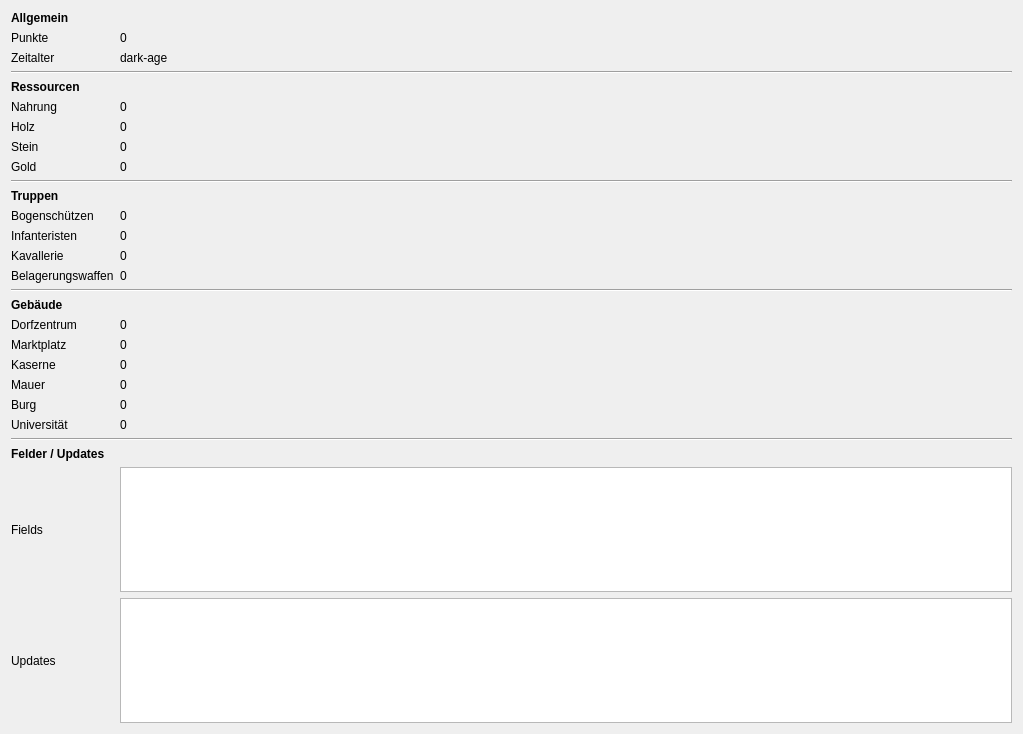
              <widget class="QWidget" name="scrollAreaWidgetContents_3">
               <property name="geometry">
                <rect>
                 <x>0</x>
                 <y>0</y>
                 <width>1023</width>
                 <height>734</height>
                </rect>
               </property>
               <layout class="QVBoxLayout" name="verticalLayout_9">
                <item>
                 <layout class="QGridLayout" name="gridLayout_3">
                  <item row="17" column="0">
                   <widget class="QLabel" name="label_48">
                    <property name="text">
                     <string>Dorfzentrum</string>
                    </property>
                   </widget>
                  </item>
                  <item row="1" column="0">
                   <widget class="QLabel" name="label_49">
                    <property name="text">
                     <string>Punkte</string>
                    </property>
                   </widget>
                  </item>
                  <item row="20" column="1">
                   <widget class="QLabel" name="vikings_wall_label">
                    <property name="text">
                     <string>0</string>
                    </property>
                   </widget>
                  </item>
                  <item row="26" column="1">
                   <widget class="QListWidget" name="vikings_updates_list"/>
                  </item>
                  <item row="24" column="0">
                   <widget class="QLabel" name="label_50">
                    <property name="font">
                     <font>
                      <weight>75</weight>
                      <bold>true</bold>
                     </font>
                    </property>
                    <property name="text">
                     <string>Felder / Updates</string>
                    </property>
                   </widget>
                  </item>
                  <item row="19" column="0">
                   <widget class="QLabel" name="label_51">
                    <property name="text">
                     <string>Kaserne</string>
                    </property>
                   </widget>
                  </item>
                  <item row="16" column="0">
                   <widget class="QLabel" name="label_52">
                    <property name="font">
                     <font>
                      <weight>75</weight>
                      <bold>true</bold>
                     </font>
                    </property>
                    <property name="text">
                     <string>Gebäude</string>
                    </property>
                   </widget>
                  </item>
                  <item row="2" column="0">
                   <widget class="QLabel" name="label_53">
                    <property name="text">
                     <string>Zeitalter</string>
                    </property>
                   </widget>
                  </item>
                  <item row="4" column="0">
                   <widget class="QLabel" name="label_54">
                    <property name="font">
                     <font>
                      <weight>75</weight>
                      <bold>true</bold>
                     </font>
                    </property>
                    <property name="text">
                     <string>Ressourcen</string>
                    </property>
                   </widget>
                  </item>
                  <item row="17" column="1">
                   <widget class="QLabel" name="vikings_towncenter_label">
                    <property name="text">
                     <string>0</string>
                    </property>
                   </widget>
                  </item>
                  <item row="11" column="0">
                   <widget class="QLabel" name="label_55">
                    <property name="text">
                     <string>Bogenschützen</string>
                    </property>
                   </widget>
                  </item>
                  <item row="5" column="0">
                   <widget class="QLabel" name="label_56">
                    <property name="text">
                     <string>Nahrung</string>
                    </property>
                   </widget>
                  </item>
                  <item row="20" column="0">
                   <widget class="QLabel" name="label_57">
                    <property name="text">
                     <string>Mauer</string>
                    </property>
                   </widget>
                  </item>
                  <item row="8" column="0">
                   <widget class="QLabel" name="label_58">
                    <property name="text">
                     <string>Gold</string>
                    </property>
                   </widget>
                  </item>
                  <item row="12" column="0">
                   <widget class="QLabel" name="label_59">
                    <property name="text">
                     <string>Infanteristen</string>
                    </property>
                   </widget>
                  </item>
                  <item row="8" column="1">
                   <widget class="QLabel" name="vikings_gold_label">
                    <property name="text">
                     <string>0</string>
                    </property>
                   </widget>
                  </item>
                  <item row="6" column="0">
                   <widget class="QLabel" name="label_60">
                    <property name="text">
                     <string>Holz</string>
                    </property>
                   </widget>
                  </item>
                  <item row="6" column="1">
                   <widget class="QLabel" name="vikings_wood_label">
                    <property name="text">
                     <string>0</string>
                    </property>
                   </widget>
                  </item>
                  <item row="13" column="0">
                   <widget class="QLabel" name="label_61">
                    <property name="text">
                     <string>Kavallerie</string>
                    </property>
                   </widget>
                  </item>
                  <item row="25" column="1">
                   <widget class="QListWidget" name="vikings_fields_list"/>
                  </item>
                  <item row="21" column="0">
                   <widget class="QLabel" name="label_62">
                    <property name="text">
                     <string>Burg</string>
                    </property>
                   </widget>
                  </item>
                  <item row="5" column="1">
                   <widget class="QLabel" name="vikings_food_label">
                    <property name="text">
                     <string>0</string>
                    </property>
                   </widget>
                  </item>
                  <item row="9" column="0" colspan="2">
                   <widget class="Line" name="line_9">
                    <property name="orientation">
                     <enum>Qt::Horizontal</enum>
                    </property>
                   </widget>
                  </item>
                  <item row="3" column="0" colspan="2">
                   <widget class="Line" name="line_10">
                    <property name="orientation">
                     <enum>Qt::Horizontal</enum>
                    </property>
                   </widget>
                  </item>
                  <item row="15" column="0" colspan="2">
                   <widget class="Line" name="line_11">
                    <property name="orientation">
                     <enum>Qt::Horizontal</enum>
                    </property>
                   </widget>
                  </item>
                  <item row="22" column="1">
                   <widget class="QLabel" name="vikings_universtity_label">
                    <property name="text">
                     <string>0</string>
                    </property>
                   </widget>
                  </item>
                  <item row="26" column="0">
                   <widget class="QLabel" name="label_63">
                    <property name="text">
                     <string>Updates</string>
                    </property>
                   </widget>
                  </item>
                  <item row="14" column="0">
                   <widget class="QLabel" name="label_64">
                    <property name="text">
                     <string>Belagerungswaffen</string>
                    </property>
                   </widget>
                  </item>
                  <item row="22" column="0">
                   <widget class="QLabel" name="label_65">
                    <property name="text">
                     <string>Universität</string>
                    </property>
                   </widget>
                  </item>
                  <item row="10" column="0">
                   <widget class="QLabel" name="label_66">
                    <property name="font">
                     <font>
                      <weight>75</weight>
                      <bold>true</bold>
                     </font>
                    </property>
                    <property name="text">
                     <string>Truppen</string>
                    </property>
                   </widget>
                  </item>
                  <item row="19" column="1">
                   <widget class="QLabel" name="vikings_barracks_label">
                    <property name="text">
                     <string>0</string>
                    </property>
                   </widget>
                  </item>
                  <item row="7" column="1">
                   <widget class="QLabel" name="vikings_stone_label">
                    <property name="text">
                     <string>0</string>
                    </property>
                   </widget>
                  </item>
                  <item row="0" column="0">
                   <widget class="QLabel" name="label_67">
                    <property name="font">
                     <font>
                      <weight>75</weight>
                      <bold>true</bold>
                     </font>
                    </property>
                    <property name="text">
                     <string>Allgemein</string>
                    </property>
                   </widget>
                  </item>
                  <item row="18" column="1">
                   <widget class="QLabel" name="vikings_market_label">
                    <property name="text">
                     <string>0</string>
                    </property>
                   </widget>
                  </item>
                  <item row="25" column="0">
                   <widget class="QLabel" name="label_68">
                    <property name="text">
                     <string>Fields</string>
                    </property>
                   </widget>
                  </item>
                  <item row="18" column="0">
                   <widget class="QLabel" name="label_69">
                    <property name="text">
                     <string>Marktplatz</string>
                    </property>
                   </widget>
                  </item>
                  <item row="21" column="1">
                   <widget class="QLabel" name="vikings_castle_label">
                    <property name="text">
                     <string>0</string>
                    </property>
                   </widget>
                  </item>
                  <item row="1" column="1">
                   <widget class="QLabel" name="vikings_points_label">
                    <property name="text">
                     <string>0</string>
                    </property>
                   </widget>
                  </item>
                  <item row="7" column="0">
                   <widget class="QLabel" name="label_70">
                    <property name="text">
                     <string>Stein</string>
                    </property>
                   </widget>
                  </item>
                  <item row="23" column="0" colspan="2">
                   <widget class="Line" name="line_12">
                    <property name="orientation">
                     <enum>Qt::Horizontal</enum>
                    </property>
                   </widget>
                  </item>
                  <item row="2" column="1">
                   <widget class="QLabel" name="vikings_age_label">
                    <property name="text">
                     <string>dark-age</string>
                    </property>
                   </widget>
                  </item>
                  <item row="11" column="1">
                   <widget class="QLabel" name="vikings_archer_label">
                    <property name="text">
                     <string>0</string>
                    </property>
                   </widget>
                  </item>
                  <item row="12" column="1">
                   <widget class="QLabel" name="vikings_infantry_label">
                    <property name="text">
                     <string>0</string>
                    </property>
                   </widget>
                  </item>
                  <item row="13" column="1">
                   <widget class="QLabel" name="vikings_cavalry_label">
                    <property name="text">
                     <string>0</string>
                    </property>
                   </widget>
                  </item>
                  <item row="14" column="1">
                   <widget class="QLabel" name="vikings_siege_label">
                    <property name="text">
                     <string>0</string>
                    </property>
                   </widget>
                  </item>
                 </layout>
                </item>
               </layout>
              </widget>
